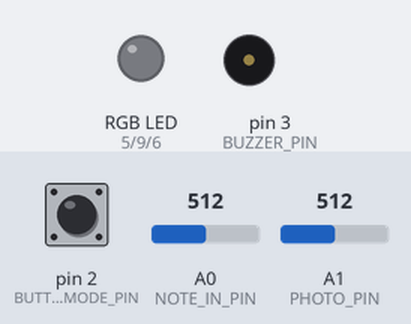
Recording of a sketch running on a simulated Arduino Uno, built with avr-gcc and run on an emulated ATmega328P. On the bench: an RGB LED mixed from three pins (HIGH = lit), buzzer (waves = sounding). Inputs (shaded band) come from the test bench; at power-on: pin 2 (BUTTON_MODE_PIN) LOW, A0 (NOTE_IN_PIN) = 512, A1 (PHOTO_PIN) = 512.

Above: at 1.2 s.
1.3 s: pin 2 (BUTTON_MODE_PIN) pulled HIGH for 1 s
At 3.7 s:
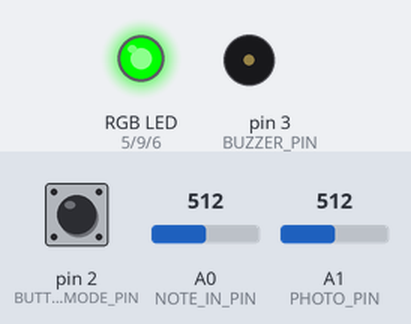
4.0 s: pin 2 (BUTTON_MODE_PIN) pulled HIGH for 0.15 s
At 5.2 s:
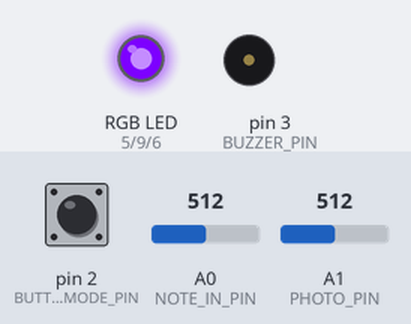
5.9 s: pin 2 (BUTTON_MODE_PIN) pulled HIGH for 3.2 s
At 10.0 s:
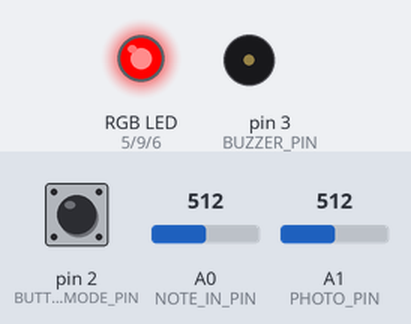
Timing chart, 0 to 11.5 s (numbered marks = the images above; inputs shaded):
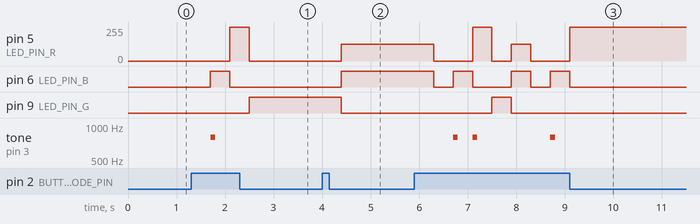

The sketch:

DesmaraisJeremieEtudeThree.ino
```cpp
/**********************ETUDE 3 CART 360 2017*******************************
 * WELCOME! IN THIS ETUDE WE WILL USE TIMERS & THE RUNNING AVERAGE
 * THE PURPOSE OF THIS EXERCISE IS EXTEND ETUDE_2 WITH THE FOLLOWING FUNCTIONALITY:
 * 1/ WE WILL CHANGE THE RECORD MODE SUCH THAT IT NOT ONLY RECORDS THE NOTE BUT THE DURATION THAT NOTE WAS PRESSED AS WELL
 * WE WILL ALLOW A USER TO HOLD DOWN A BUTTON FOR A MAXIMUM OF 5 SECONDS
 * 2/ WE WILL ADD A PHOTOCELL TO INCORPORATE FREQUENCY MODULATION - WHEN YOU PRESS A BUTTON AND AFFECT THE PHOTOCELL,
 * THE FREQUENCY WILL CHANGE
 * 3/ IN RECORD MODE -YOU WILL PLAY THE NOTE LIVE WITH THE LIVE VALUE OF THE PHOTOCELL, IN PLAYBACK YOU WILL USE THE AVERAGE
 * PHOTOCELL VALUE AS AN OFFSET TO THE FREQUENCY
 * 4/ WE WILL HAVE A NEW PLAYMODE WHICH WILL PLAYBACK THE FREQUENCY+AVERAGE PHOTO VAL AND THE DURATION ASSOCIATED WITH THE NOTE
 * 5/ ADDITIONALLY, IN PLAYBACK, THE LED COLOR WILL CHANGE BRIGHTNESS ACCORDING TO THE NOTE VALUE
 * 6/ RE-IMPLEMENT THE LIVE MODE TO INCORPORATE THE PHOTOCELL VALUE
 * PLEASE NOTE:: THE OTHER NEW FUNCTIONS(BESIDES 6/)TO IMPLEMENT ARE AT THE BOTTOM OF THE CODE...


 * PLEASE FOLLOW THE INSTRUCTIONS IN THE COMMENTS:
 * DO NOT ADD ANY MORE FUNCTION DEFINITIONS
 * ONLY IMPLEMENT THE FUNCTION DEFINITIONS SUPPLIED
 * THERE IS NO NEED TO ADD ANY NEW VARIABLES OR CONSTANTS
 * PROVIDE COMMENTS FOR ANY OF THE CODE IMPLEMENTED
 * GOOD LUCK!
 */
/**** CONSTANTS ********************************************************/

#define BUTTON_MODE_PIN 2 // Button to change the mode

// constants for RGB LED
#define LED_PIN_R 5 // R PIN
#define LED_PIN_G 9 // G PIN
#define LED_PIN_B 6 // B PIN

// constant for note in (button-resistor ladder on breadboard)
# define NOTE_IN_PIN A0

//constant for max number of notes in array
#define MAX_NOTES 16

// a constant for duration
const int duration =200;

// constant for pin to output for buzzer
#define BUZZER_PIN 3 // PWM

// constant for input from photo cell
#define PHOTO_PIN A1

// constant for size of running samples array (for averging)
#define RUNNING_SAMPLES 16

// max pressing time
const int MAX_PRESS_TIME = 5000;

/******** VARIABLES *****************************************************/
// counter for how many notes we have
int countNotes =0;
// array to hold the notes played (for record/play mode)
int notes [MAX_NOTES];
int mode =0; // start at off
/******** VARIABLES FOR ETUDE 3 *****************************************************/
// NEW FOR ETUDE 3: array to hold durations
// will be a parallel array to the notes array -
// meaning that at index 0 of notes[] is stored the 1st frequency, and at index 0 of
// the durations array  is stored the 1st duration for THAT note....
int durations [MAX_NOTES];

// boolean to determine if a note button was being pressed:
boolean activeNoteButton = false;

// keep track of the active frequency
int activeFrequency = 0;

// keep track of offset Freq generated by the photocell
int offsetFrequency = 0;

// keep track of average Freq generated by the photocell
int averageOffsetFreq = 0;

// timer vars
unsigned long timePassed;
unsigned long startTime;

// var to hold the note pressed
int testNote;

// vars for averageing
int runningAverageBuffer[RUNNING_SAMPLES];
int nextCount = 0;

/*************************************************************************/


/**********************SETUP() DO NOT CHANGE*******************************/
// Declare pin mode for the single digital input
void setup()
{
  pinMode(BUTTON_MODE_PIN, INPUT);
  Serial.begin(9600);
}

/**********************LOOP() DO NOT CHANGE *******************************
 * INSTRUCTIONS:
 * There is NO NEED to change the loop - it establishes the flow of the program
 * We call here 3 functions repeatedly:
 * 1: chooseMode(): this function will determine the mode that your program is in
 * based on if the button (linked to the BUTTON_MODE_PIN) was pressed
 * 2: setRGB(): will set the color of the RGB LED based on the value of the mode variable
 * 3: selectMode(): will determine which function to call based on the value of the mode variable

**************************************************************************/
void loop()
{
  chooseMode();
  setRGB();
  selectMode();
}
/******************CHOOSEMODE() *********************************
 * INSTRUCTIONS:
 * Read the value from the Button (linked to the BUTTON_MODE_PIN) and
 * if is being pressed then change the mode variable.
 * REMEMBER:
 * mode == 0 is reset
 * mode == 1 is live
 * mode == 2 is record
 * mode == 3 is play
 * mode == 4 is loopMode
 * Every time the user presses the button, the program will go to the next mode,
 * once it reaches 4, it should go back to mode == 0.
 * (i.e. if mode ==2 and we press, then mode ==3) ...
**************************************************************************/
void chooseMode(){
  if (digitalRead(BUTTON_MODE_PIN) == HIGH)
  {
    delay(400);
    if (mode < 4) mode++;
    else mode = 0;
  }
}

/******************SETRGB()*********************************************
 * INSTRUCTIONS:
 * Depending on the value of the mode variable:
 * if the mode is 0 - RGB LED IS OFF
 * if the mode is 1 - RGB LED IS BLUE
 * if mode is 2 - RGB LED IS RED
 * if mode is 3 - RGB LED IS GREEN
 * if mode is 4 - RGB LED iS PURPLE
 * YOU MUST USE A SWITCH CASE CONSTRUCT (NOT A SERIES OF IF / ELSE STATEMENTS
**************************************************************************/
void setRGB()
{
  switch (mode)
  {
    case 0:
      {
        analogWrite(LED_PIN_R, 0);   // Turn on the LED -R
        analogWrite(LED_PIN_G, 0);   // Turn on the LED -G
        analogWrite(LED_PIN_B, 0);   // Turn on the LED -B
        break;
      }
    case 1:
      {
        analogWrite(LED_PIN_R, 0);   // Turn on the LED -R
        analogWrite(LED_PIN_G, 0);   // Turn on the LED -G
        analogWrite(LED_PIN_B, 255);   // Turn on the LED -B
        break;
      }
    case 2:
      {
        analogWrite(LED_PIN_R, 255);   // Turn on the LED -R
        analogWrite(LED_PIN_G, 0);   // Turn on the LED -G
        analogWrite(LED_PIN_B, 0);   // Turn on the LED -B
        break;
      }
    case 3:
      {
        analogWrite(LED_PIN_R, 0);   // Turn on the LED -R
        analogWrite(LED_PIN_G, 255);   // Turn on the LED -G
        analogWrite(LED_PIN_B, 0);   // Turn on the LED -B
        break;
      }

    case 4:
      {
        analogWrite(LED_PIN_R, 125);   // Turn on the LED -R
        analogWrite(LED_PIN_G, 0);   // Turn on the LED -G
        analogWrite(LED_PIN_B, 255);   // Turn on the LED -B
        break;
      }
    default:
      {
        // do nothing
        break;
      }
  }
}
/**********************SELECTMODE() *******************************
 * INSTRUCTIONS:
 * There is NO NEED to change this function - it selects WHICH function should run based on the mode variable
 * There are 4 possibilities
 * 1: reset(): this function will reset any arrays etc, and will do nothing else
 * 2: live(): this function will play the corresponding notes
 * to the user pressing the respective buttons.
 * NOTE:: the notes played are NOT stored
 * 3: record(): this function will play the corresponding notes
 * to the user pressing the respective buttons
 * AND will STORE up to 16 consecutive notes in an array.
 * 4: play(): this function will playback any notes stored in the array that were recorded
 * in the previous mode
 * 5: loopMode(): this function will playback any notes stored in the array that were recorded,
 * BUT unlike the previous mode, you can choose in which sequence the notes are played.
 * REQUIRED: only play notes from the array (no live stuff)

******************************************************************************/
void selectMode()
{
  if(mode ==0) {
    reset();
  }
  else if(mode ==1) {
    live();
  }
  else if(mode ==2) {
    //record();
    /******NEW*********/
    recordWithDuration();
  }

  else if(mode ==3) {
    //play();
    /******NEW*********/
    playWithDuration();
  }

   else if(mode ==4) {
    loopMode();
  }
}
/******************RESET() **************************************
 * INSTRUCTIONS:
 * this function should ensure that any notes recorded are no longer available
**************************************************************************/
void reset()
{
 countNotes = 0;

}
/******************LIVE()  - RE-IMPLEMENT **************************************
 * INSTRUCTIONS:
 * this function will play the corresponding notes
 * to the user pressing the respective buttons
 * NOTE:: the notes played are NOT stored
 * SO: you need read in the input from the analog input (linked to the button-resistor ladder combo)
 * ALSO - get the value of the photo cell and combine it with the note frequency
 * THEN - output the note to the buzzer using the tone() function, as 3rd argument
 * make the duration value == to 100
**************************************************************************/
void live()
{
   offsetFrequency = getPhotoFrequency();
   int note =  analogRead(NOTE_IN_PIN);

   if(note > 8){
     tone(BUZZER_PIN,note+offsetFrequency, 100);

   }
}

/******************LOOPMODE(): DONE************************************
 * INSTRUCTIONS:
 * this function will playback any notes stored in the array that were recorded
 * in the previous mode
 * SO: you need to go through the array of values (be careful - the user may not have put in MAX_NOTES)
 * READ values IN ANY ORDERING (You MUST use the array - but you can determine your own sequence)
 * AND output each note to the buzzer using the tone() function
 * ALSO: as long as we are in this mode, the notes are played over and over again
 * BE CAREFUL: make sure you allow for the user to get to another mode from the mode button...
**************************************************************************/
void loopMode()
{
  for (int i = 0; i < countNotes; i++)
  {
    /* https://www.arduino.cc/en/Reference/Tone */
    tone(BUZZER_PIN, notes[i], duration);
    delay(duration); // wait for tone to finish
    //check if mode button is pressed
    if (digitalRead(BUTTON_MODE_PIN) == HIGH) {
      break;
    }
  }

}

/******************RECORDWITHDURATION(): IMPLEMENT *********************************
 * INSTRUCTIONS:
 * this function will play the corresponding notes
 * to the user pressing the respective buttons
 * AND will STORE up to 16 consecutive notes in an array.
 * It will ALSO use a timer to keep track of how long the current note button has been pressed
 * It will ALSO sample the photocell value to be used live as well as well as calling the function to calculate
 * the running average of the photocell value
 * SO:I have implemented a basic framework for you to follow - the basic state machine.
 * YOUR JOB is to implement the NEW functions that get called within the framework...
**************************************************************************/
void recordWithDuration()
{
  // to handle a little bit of noise
  int theAdjuster = 8;
  // check we have not stored more than 16 notes
  if (countNotes < MAX_NOTES)
  {
    // read in the value from button press
    testNote = analogRead(NOTE_IN_PIN);
    /*** STATE A::: *******************************************
     *  IF the testNote is > min AND the timer has not reached 5 secs:
     *  This means we are pressing on a note button
     */
    if (testNote > theAdjuster && (timePassed < MAX_PRESS_TIME)) {
      /*** STATE AA::: *******************************************
       *  IF the boolean is false it means we have just started to press the button
       *  YOU now need to implement the function below which will set up all things
       *  required to have a new timer
      */
      notes[countNotes] = testNote;
      if (activeNoteButton == false)
      {
      // Calling the timer function
        startUpTimer();
        // State changing of the button
        activeNoteButton = true;

      }
     /*** STATE AA::: *******************************************
       *  IF the boolean is true it means we are continuing to press the button
       *  YOU now need to implement the function below which will allow for
       *  1/ timer to be updated
       *  2/ get the photoCell Value
       *  3/ get the current running average
      */
      else
      { // update the timer

        updateTimer();

        offsetFrequency = getPhotoFrequency();

        playCurrentNote();

        averageOffsetFreq = getRunningAverage();
       }
    }
     /*** STATE B::: *******************************************
     *  IF the testNote is > min AND the timer HAS reached 5 secs:
     *  then WRITE the code to turn OFF the buzzer.
     */
    else if (testNote > theAdjuster && (timePassed > MAX_PRESS_TIME))
    {
      // Simply stop the buzzer
      noTone(BUZZER_PIN);

    }
     /*** STATE C::: *******************************************
     *  IF the testNote is < min AND the boolean is true
     *  this means we have STOPPED pressing the button
     *  YOU: need to implement the function to update the arrays etc
     */
    else if ((testNote <= theAdjuster && activeNoteButton == true) ) {
       /*** FUNCTION TO IMPLEMENT ***/
      updateArraysWithNoteAndTimings();
    }


  }

}

/******************STARTUPTIMER(): IMPLEMENT *********************************
 * INSTRUCTIONS:
 * this function will set all required variables to reset the timer
**************************************************************************/
void startUpTimer()
{
  // Set the startTime to now
  startTime = millis();
  // Reset timePassed so it starts now
  timePassed = 0;

}
/******************UPDATETIMER(): IMPLEMENT *********************************
 * INSTRUCTIONS:
 * this function will update the current timer
**************************************************************************/
void updateTimer()
{
  // Set the timepassed for now: the current time (millis()) minus the startTime
  timePassed = millis() - startTime;

}
/******************PLAYCURRENTNOTE(): IMPLEMENT *********************************
 * INSTRUCTIONS:
 * this function will play the current note being pressed in RecordDuration mode
 * and the frequency should be note value + offset from photocell
 * add as the 3rd parameter to the tone() a duration of 100
**************************************************************************/
void playCurrentNote()
{
    // Just play the note adding the photoCell offset
    tone(BUZZER_PIN,testNote+offsetFrequency, 100);

}
/******************UPDATEARRAYSWITHNOTEANDTIMINGS(): IMPLEMENT *********************************
 * INSTRUCTIONS:
 * this function will handle the case where the note is no longer being pressed:
 * you need to update the arrays
 * NOTE: please for the note value  - combine with the running average val from the photocell
 * reset the necessary booleans
 * reset any counters
**************************************************************************/
void updateArraysWithNoteAndTimings()
{
  notes[countNotes] +=  averageOffsetFreq; // Add the averageOffset to the current note
  durations[countNotes] = timePassed;       // Record the duration in the array
  countNotes++;                             // increment the counter
  activeNoteButton = false;                 // Since the button is no longer pressed: = false


}
/******************GETPHOTOFREQUENCY(): IMPLEMENT *********************************
 * INSTRUCTIONS:
 * this function will get input from the photocell
 * please scale and return the value accordingly
**************************************************************************/
int getPhotoFrequency()
{
  // Just return the mapped value
  return map(analogRead(PHOTO_PIN), 400, 800, 0, 1000);
}

/******************GETRUNNINGAVERAGE(): IMPLEMENT *********************************
 * INSTRUCTIONS:
 * this function should compute the running average of the photcell value (returned from the
 * getPhotoFrequency() function).
**************************************************************************/
int getRunningAverage()
{

    // Read the photo signal
   int rawSenseVal = analogRead(PHOTO_PIN);
   runningAverageBuffer[nextCount] = rawSenseVal;  // add into the array...
   nextCount++;
   if (nextCount >= RUNNING_SAMPLES){              // ... until the array is full
    nextCount = 0;
   }
   int currentSum= 0;                              // Prepare return value
   for(int i=0; i< RUNNING_SAMPLES; i++){
    currentSum+= runningAverageBuffer[i];          // add all of the runningAvg...
   }
   return currentSum / RUNNING_SAMPLES;            // ...Return the average.


}
/******************COLORLED(): IMPLEMENT *********************************
 * INSTRUCTIONS:
 * this function will change the color of the led (in playback mode) to have the brightness
 * adjusted according to the frequency of the note being played (range : 0-255)
**************************************************************************/
void colorLED(int col)
{
  analogWrite(LED_PIN_R, 0);   // Turn on the LED -R
  analogWrite(LED_PIN_G, col);   // Turn on the LED -G
  analogWrite(LED_PIN_B, 0);   // Turn on the LED -B

}
/******************PLAYWITHDURATION(): IMPLEMENT *********************************
 * INSTRUCTIONS:
 * this function will got through the notes array and play back the note and
 * its corresponding duration value.
 * NOTE: we have not implemented any case/code for pauses  - this can be a fixed value
 * ALSO: call the function to change the color of the LED using the correct argument.
 * ALSO: note that the mode button will not be super responsive UNLESS you press the button
 * continuously - that is ok for this etude.
**************************************************************************/
void playWithDuration()
{


  for (int i = 0; i < countNotes; i++)
  {
    // Change the LED color
    colorLED(notes[i]/4);

    // Play the note with duration array
    tone(BUZZER_PIN, notes[i], durations[i]);


    delay(durations[i]); // wait for tone to finish... yes.
    //check if mode button is pressed
    if (digitalRead(BUTTON_MODE_PIN) == HIGH) {
      break;
    }
  }

}

/******************PLAY(): SOLUTION: ETUDE_2 ************************************
 * INSTRUCTIONS:
 * this function will playback any notes stored in the array that were recorded
 * in the previous mode
 * SO: you need to go through the array of values (be careful - the user may not have put in MAX_NOTES)
 * READ each value IN ORDER
 * AND output each note to the buzzer using the tone() function
 * ALSO: as long as we are in this mode, the notes are played over and over again
 * BE CAREFUL: make sure you allow for the user to get to another mode from the mode button...
**************************************************************************/
void play()
{

  for(int i=0; i<countNotes;i++)
  {
    /* https://www.arduino.cc/en/Reference/Tone */
    tone(BUZZER_PIN, notes[i], duration);
    delay(duration); // wait for tone to finish
    //check if mode button is pressed
    if(digitalRead(BUTTON_MODE_PIN) ==HIGH){break;}
  }
}
/******************RECORD(): SOLUTION_ETUDE_2 **********************************
 * INSTRUCTIONS:
 * this function will play the corresponding notes
 * to the user pressing the respective buttons
 * AND will STORE up to 16 consecutive notes in an array.
 * SO:you need read in the input from the analog input (linked to the button-resistor ladder combo)
 * AND - output the note to the buzzer using the tone() function
 * THEN store that note in the array  - BE CAREFUL - you can only allow for up to MAX_NOTES to be stored
********************************************************************************/
void record()
{

  if(countNotes < MAX_NOTES)
  {
    // add a note to the array if have a value
    int testNote = analogRead(NOTE_IN_PIN);
    if(testNote>0)
    {
      notes[countNotes] = testNote; // possible vals?
      tone(BUZZER_PIN, notes[countNotes], duration);
      delay(duration); // wait for tone to finish
      countNotes++;
      delay(100);


    }

  }
}
/*********************************************************************************/
```

Measured:
- after the input at 1.3 s, pin 5 (LED_PIN_R): 0/255 → 255/255 after 0.80 s, → 0/255 0.40 s later; pin 6 (LED_PIN_B): LOW → HIGH after 0.40 s, → LOW 0.40 s later; pin 9 (LED_PIN_G): LOW → HIGH after 1.2 s; tone on pin 3 (BUZZER_PIN): silent → 792 Hz after 0.40 s, → silent 0.10 s later
- after the input at 4.0 s, pin 5 (LED_PIN_R): 0/255 → 125/255 after 0.40 s; pin 6 (LED_PIN_B): LOW → HIGH after 0.40 s; pin 9 (LED_PIN_G): HIGH → LOW after 0.40 s
- after the input at 5.9 s, pin 5 (LED_PIN_R): 125/255 → 0/255 after 0.40 s, → 255/255 0.80 s later, → 0/255 0.40 s later, → 125/255 0.40 s later, … (6 changes in this stretch); pin 6 (LED_PIN_B): goes LOW 0.40 s, HIGH 0.40 s, LOW 0.80 s, HIGH 0.40 s, LOW 0.40 s, HIGH 0.40 s, then LOW, starting after 0.40 s
